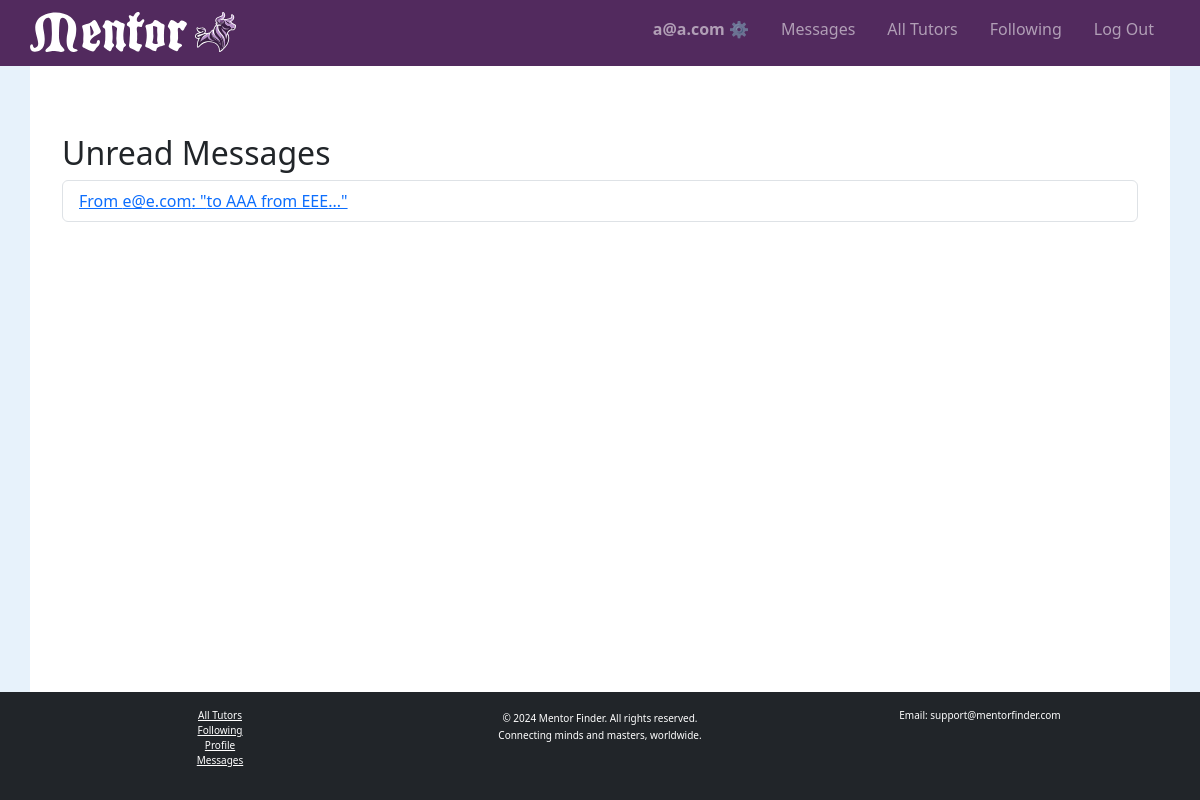
Before: /messages/ (signed in) with the older database file.
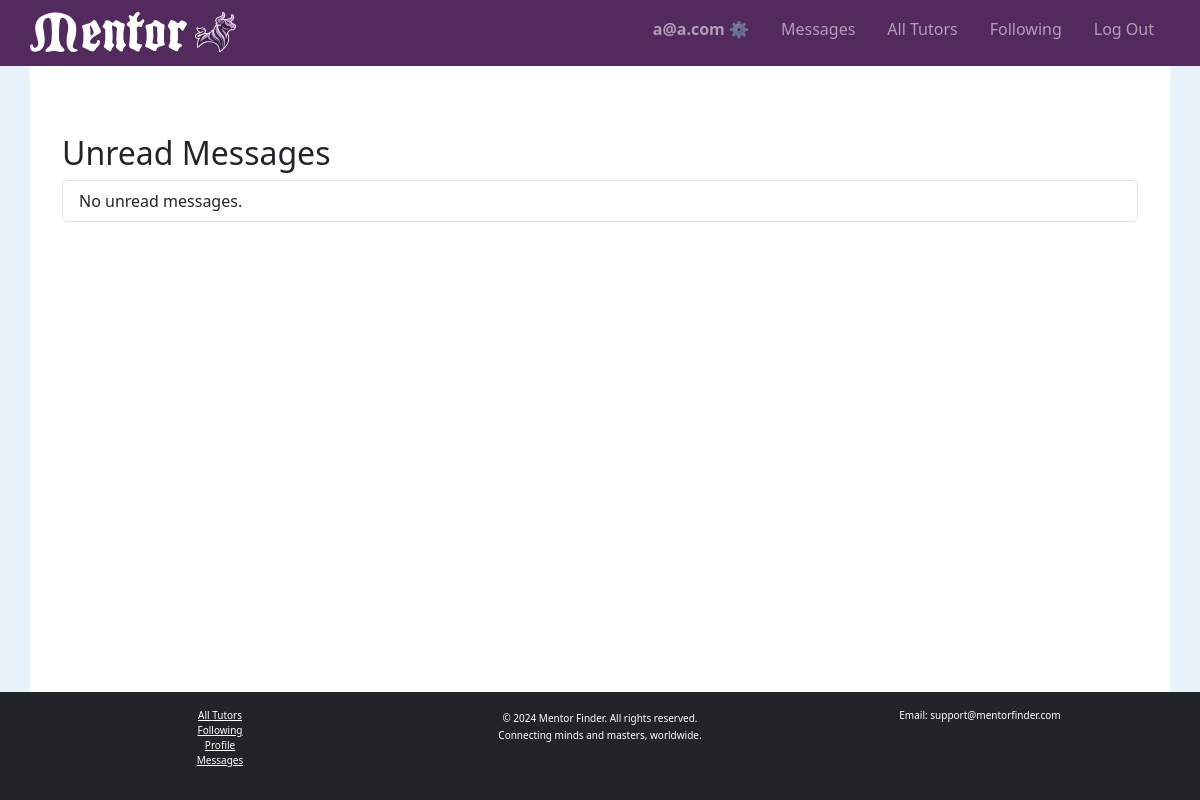
After: the same page with the newer database file.
### tutorhub/models.py (models this page shows, shortened)
class Message(models.Model):
    sender = models.ForeignKey(User, related_name="sent_messages", on_delete=models.CASCADE)
    receiver = models.ForeignKey(User, related_name="received_messages", on_delete=models.CASCADE)
    content = models.TextField()
    timestamp = models.DateTimeField(auto_now_add=True)
    read = models.BooleanField(default=False)
    edited = models.BooleanField(default=False)
    edited_timestamp = models.DateTimeField(null=True, blank=True)
    deleted = models.BooleanField(default=False)  # Track if the message is deleted

class User(AbstractUser):
    nickname = models.CharField(max_length=50, blank=True, null=True)
    email = models.EmailField(unique=True)
    is_tutor = models.BooleanField(default=False)
    street_address = models.TextField(blank=True, null=True)
    city = models.CharField(max_length=100, blank=True, null=True)
    state = models.CharField(max_length=100, blank=True, null=True)
    zip_code = models.CharField(max_length=10, blank=True, null=True)
    profile_image = models.ImageField(upload_to="profile_images/", blank=True, null=True)
    bio = models.TextField(blank=True, null=True)
    birthdate = models.DateField(blank=True, null=True)
    availability = models.JSONField(default=dict, blank=True, null=True)  # Only used if is_tutor is True
    subject_grades = models.ManyToManyField('SubjectGrade', blank=True, related_name="users")  # Added field
    liked_by = models.ManyToManyField("self", symmetrical=False, blank=True, related_name="liked_tutors")
    USERNAME_FIELD = "email"
    REQUIRED_FIELDS = ["username"]

### tutorhub/views.py (the view)
# urls.py: path('messages/', views.messages, name='messages'),
@login_required
def messages(request):
    unread_messages = Message.objects.filter(receiver=request.user, read=False).order_by('-timestamp')
    return render(request, 'tutorhub/messages.html', {
        'unread_messages': unread_messages
    })

### tutorhub/templates/tutorhub/messages.html
{% extends "tutorhub/layout.html" %}
{% block body %}
<div class="container mt-5">
    <h2>Unread Messages</h2>
    <ul class="list-group">
        {% for message in unread_messages %}
            <li class="list-group-item">
                <a href="{% url 'profile' message.sender.id %}?scroll_to={{ message.id }}">
                    From {{ message.sender.username }}: "{{ message.content|slice:":50" }}..."
                </a>
            </li>
        {% empty %}
            <li class="list-group-item">No unread messages.</li>
        {% endfor %}
    </ul>
</div>
{% endblock %}

Changed rows visible on the page:
no longer on this page (row edited): Message: sender.username "e@e.com", content "to AAA from EEE"
Other visible differences:
text now shown: "No unread messages."
